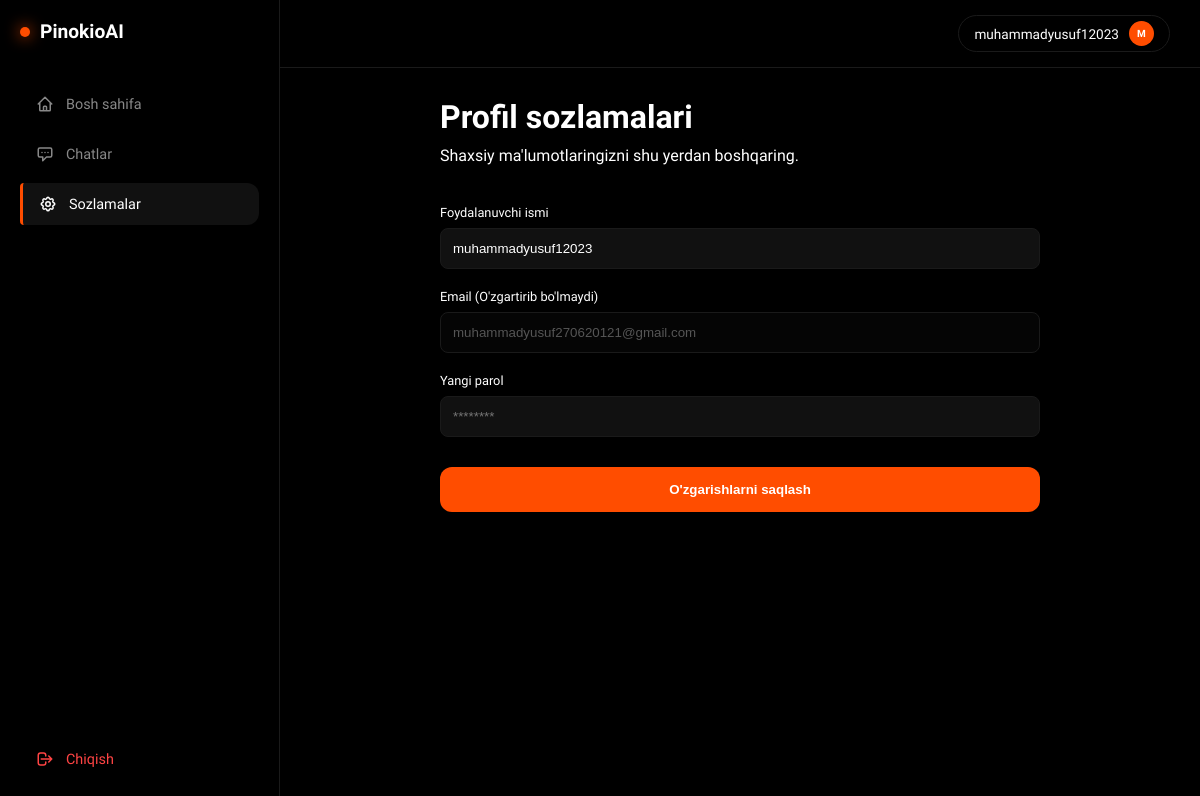
The page /settings (signed in) on the database its author committed.
### tables this page shows
CREATE TABLE users (
            id INTEGER PRIMARY KEY AUTOINCREMENT,
            username TEXT UNIQUE NOT NULL,
            email TEXT UNIQUE NOT NULL,
            password TEXT NOT NULL,
            created TIMESTAMP DEFAULT CURRENT_TIMESTAMP
        );

### app.py (the view)
@app.route('/settings')
def settings():
    if 'user_id' not in session:
        return redirect(url_for('login'))
    user = database.get_user_by_id(session['user_id'])
    return render_template('settings.html', user=user)

### database.py (called while the page is built)
def get_conn():
    conn = sqlite3.connect(DB_PATH)
    conn.row_factory = sqlite3.Row
    return conn

def get_user_by_id(user_id):
    conn = get_conn()
    user = conn.execute("SELECT * FROM users WHERE id=?", (user_id,)).fetchone()
    conn.close()
    return dict(user) if user else None

### templates/settings.html
{% extends 'base.html' %}
{% block content %}
<div style="max-width: 600px; margin: 0 auto;">
    <h1 style="font-size: 2rem; margin-bottom: 10px;">Profil sozlamalari</h1>
    <p style="color: var(--text); margin-bottom: 40px;">Shaxsiy ma'lumotlaringizni shu yerdan boshqaring.</p>
    <form action="/settings" method="POST" style="display: flex; flex-direction: column; gap: 20px;">
        <div>
            <label style="display:block; color:var(--text); font-size:0.8rem; margin-bottom:8px;">Foydalanuvchi ismi</label>
            <input type="text" name="username" value="{{ user.username }}" style="width:100%; background:#111; border:1px solid var(--border); padding:12px; border-radius:8px; color:#fff; outline:none;">
        </div>
        <div>
            <label style="display:block; color:var(--text); font-size:0.8rem; margin-bottom:8px;">Email (O'zgartirib bo'lmaydi)</label>
            <input type="email" value="{{ user.email }}" disabled style="width:100%; background:#050505; border:1px solid var(--border); padding:12px; border-radius:8px; color:#555;">
        </div>
        <div>
            <label style="display:block; color:var(--text); font-size:0.8rem; margin-bottom:8px;">Yangi parol</label>
            <input type="password" name="password" placeholder="********" style="width:100%; background:#111; border:1px solid var(--border); padding:12px; border-radius:8px; color:#fff; outline:none;">
        </div>
        <button type="submit" style="background:var(--fire); color:#fff; border:none; padding:15px; border-radius:12px; font-weight:600; cursor:pointer; margin-top:10px;">O'zgarishlarni saqlash</button>
    </form>
</div>
{% endblock %}

### templates/base.html (shortened to what this page needs)
<!DOCTYPE html>
<html lang="uz">
<head>
</head>
<body>
    <aside class="sidebar">
        <a href="/" class="logo"><div class="logo-dot"></div> PinokioAI</a>
        <nav class="nav-menu">
            <a href="/dashboard" class="nav-item {% if request.path == '/dashboard' %}active{% endif %}">
                <svg fill="none" stroke="currentColor" viewBox="0 0 24 24"><path stroke-linecap="round" stroke-linejoin="round" stroke-width="2" d="M3 12l2-2m0 0l7-7 7 7M5 10v10a1 1 0 001 1h3m10-11l2 2m-2-2v10a1 1 0 01-1 1h-3m-6 0a1 1 0 001-1v-4a1 1 0 011-1h2a1 1 0 011 1v4a1 1 0 001 1m-6 0h6"></path></svg>
                Bosh sahifa
            </a>
            <a href="/chat" class="nav-item {% if request.path == '/chat' %}active{% endif %}">
                <svg fill="none" stroke="currentColor" viewBox="0 0 24 24"><path stroke-linecap="round" stroke-linejoin="round" stroke-width="2" d="M8 10h.01M12 10h.01M16 10h.01M9 16H5a2 2 0 01-2-2V6a2 2 0 012-2h14a2 2 0 012 2v8a2 2 0 01-2 2h-5l-5 5v-5z"></path></svg>
                Chatlar
            </a>
            <a href="/settings" class="nav-item {% if request.path == '/settings' %}active{% endif %}">
                Sozlamalar
            </a>
        </nav>
        {% if user %}
        <a href="/logout" class="logout-link">
            <svg style="width:18px;height:18px" fill="none" stroke="currentColor" viewBox="0 0 24 24"><path stroke-linecap="round" stroke-linejoin="round" stroke-width="2" d="M17 16l4-4m0 0l-4-4m4 4H7m6 4v1a3 3 0 01-3 3H6a3 3 0 01-3-3V7a3 3 0 013-3h4a3 3 0 013 3v1"></path></svg>
            Chiqish
        </a>
        {% endif %}
    </aside>
    <div class="main-container">
        <header class="top-header">
            {% if user %}
            <div class="user-pill">
                {{ user.username }}
                <div class="avatar-circle">{{ user.username[0].upper() }}</div>
            </div>
            {% else %}
            <div style="display: flex; gap: 10px;">
                <a href="/login" style="color: var(--text-gray); text-decoration: none; font-size: 0.85rem;">Kirish</a>
                <a href="/register" style="color: var(--fire); text-decoration: none; font-size: 0.85rem; font-weight: bold;">Ro'yxatdan o'tish</a>
            </div>
            {% endif %}
        </header>
        <div class="content-area">
            {% block content %}{% endblock %}
        </div>
    </div>
</body>
</html>

### templates/base.html (style rules this page uses)
:root { --bg: #000; --panel: #0a0a0a; --fire: #ff4d00; --border: #1a1a1a; --text-gray: #888; --text-white: #fff; }
* { margin: 0; padding: 0; box-sizing: border-box; }
body { font-family: 'Sora', sans-serif; background: var(--bg); color: var(--text-white); height: 100vh; display: flex; overflow: hidden; }
.sidebar { width: 280px; border-right: 1px solid var(--border); display: flex; flex-direction: column; padding: 20px; background: var(--bg); }
.logo { font-size: 1.2rem; font-weight: 700; margin-bottom: 40px; display: flex; align-items: center; gap: 10px; color: var(--text-white); text-decoration: none; }
.logo-dot { width: 10px; height: 10px; background: var(--fire); border-radius: 50%; box-shadow: 0 0 15px var(--fire); }
.nav-menu { flex: 1; display: flex; flex-direction: column; gap: 8px; }
.nav-item { display: flex; align-items: center; gap: 12px; padding: 12px 16px; color: var(--text-gray); text-decoration: none; border-radius: 12px; transition: 0.3s; font-size: 0.9rem; }
.nav-item:hover, .nav-item.active { background: #111; color: var(--text-white); }
.nav-item.active { border-left: 3px solid var(--fire); border-radius: 4px 12px 12px 4px; }
.nav-item svg { width: 18px; height: 18px; }
.logout-link { color: #ff4444; text-decoration: none; padding: 12px 16px; font-size: 0.9rem; transition: 0.3s; display: flex; align-items: center; gap: 12px; }
.main-container { flex: 1; display: flex; flex-direction: column; overflow: hidden; }
.top-header { padding: 15px 30px; display: flex; justify-content: flex-end; border-bottom: 1px solid var(--border); background: var(--bg); }
.user-pill { display: flex; align-items: center; gap: 10px; padding: 5px 15px; border: 1px solid var(--border); border-radius: 20px; font-size: 0.85rem; color: var(--text-white); }
.avatar-circle { width: 25px; height: 25px; background: var(--fire); border-radius: 50%; display: flex; align-items: center; justify-content: center; font-size: 10px; font-weight: bold; }
.content-area { flex: 1; overflow-y: auto; padding: 30px; position: relative; }

### rows shown on the page
users: username "muhammadyusuf12023", username "M", email "muhammadyusuf270620121@gmail.com"
